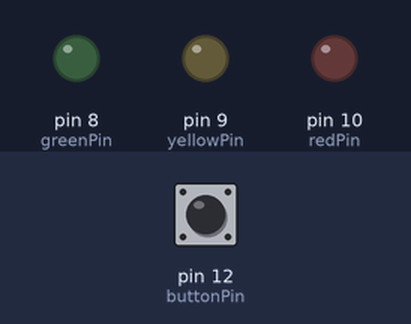
A sketch run on a simulated Arduino Uno, built with avr-gcc and run on an emulated ATmega328P. Parts: output pins drawn as LEDs (lit = HIGH). Inputs (shaded band) come from the test bench; at power-on: pin 12 (buttonPin) LOW. What the sketch prints to the serial monitor is not drawn.

Above: at 2.2 s.
2.3 s: pin 12 (buttonPin) pulled HIGH for 0.15 s
At 2.55 s:
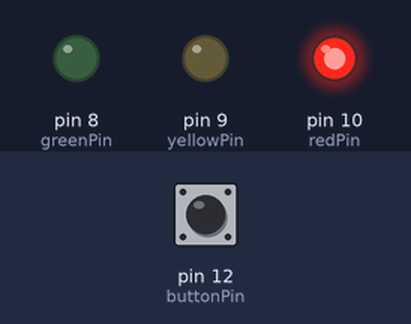
4.1 s: pin 12 (buttonPin) pulled HIGH for 1 s
At 5.2 s:
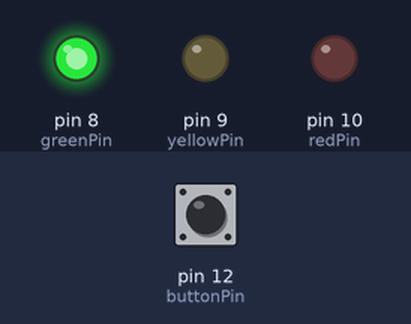
6.8 s: pin 12 (buttonPin) pulled HIGH for 3.2 s
At 10.8 s:
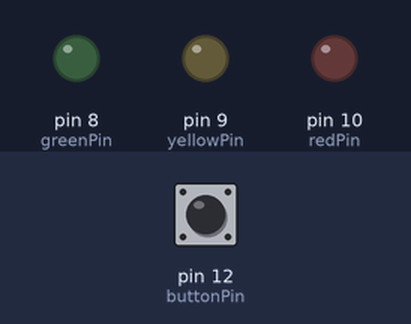
Timing chart, 0 to 12.3 s (numbered marks = the images above; inputs shaded):
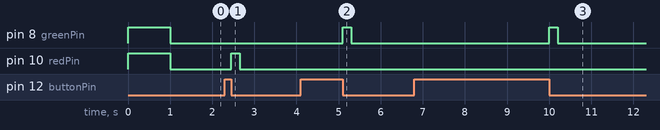

Measured:
- after the input at 2.3 s, pin 10 (redPin): LOW → HIGH after 0.15 s, → LOW 0.20 s later
- after the input at 4.1 s, pin 8 (greenPin): LOW → HIGH after 1.0 s, → LOW 0.20 s later
- after the input at 6.8 s, pin 8 (greenPin): LOW → HIGH after 3.2 s, → LOW 0.20 s later

The sketch:

morse_code.ino
```cpp
const int redPin = 10;
const int yellowPin = 9;
const int greenPin = 8;
const int dotSignal = 0;
const int dashSignal = 1;
const int letterPauseSignal = 2;
const int wordPauseSignal = 3;
const int buttonPin = 12;
int buttonState;

const int T = 500;
const int dotDurationMax = T;
const int letterPause = 3*T;
const int wordPause = 7*T;
int previousButtonState;

long buttonChangeTime;
long buttonRelease;
boolean hasSentSomething;
boolean hasSentWord;

void setup() {
  Serial.begin(9600);
  pinMode(redPin, OUTPUT);
  pinMode(yellowPin, OUTPUT);
  pinMode(greenPin, OUTPUT);
  pinMode(buttonPin, INPUT);
  digitalWrite(redPin, HIGH);
  digitalWrite(greenPin, HIGH);
  delay(1000);
  digitalWrite(redPin, LOW);
  digitalWrite(greenPin, LOW);
  previousButtonState = LOW;
  buttonState = LOW;
  hasSentSomething = false;
  hasSentWord = false;
}

void loop() {
  buttonState = digitalRead(buttonPin);
  if (buttonState == HIGH && previousButtonState == LOW) {
    // finner tiden der knappen blir trykket inn
      previousButtonState = HIGH;
      buttonChangeTime = millis();
      // sjekker om pausen fra forrige trykk tilsvarer bokstavpause eller ordpause
      long timeSinceLastSignal = millis() - buttonRelease;
      if (hasSentSomething){
         if (timeSinceLastSignal < wordPause && timeSinceLastSignal > letterPause){
            Serial.print(letterPauseSignal);
            delay(20);
           }
          else if (timeSinceLastSignal > wordPause){
            hasSentWord = true;
            Serial.print(wordPauseSignal);
            delay(20);
          }
        hasSentSomething = false;
      }
  }
  // sjekker om tidsintervallet der knappen er trykket inn tilsvarer dot eller dash
  if (buttonState == LOW){
    if (previousButtonState == HIGH && !hasSentWord){
      previousButtonState = LOW;
      if (millis() - buttonChangeTime > dotDurationMax){
         Serial.print(dashSignal);
         digitalWrite(greenPin, HIGH);
         delay(200);
         digitalWrite(greenPin, LOW);
        }
      else {
         Serial.print(dotSignal);
         digitalWrite(redPin, HIGH);
         delay(200);
         digitalWrite(redPin, LOW);
        }
      // finner tiden der knappen er blitt sluppet
      buttonRelease = millis();
      hasSentSomething = true;
    }
    delay(10);
  }
}
```
